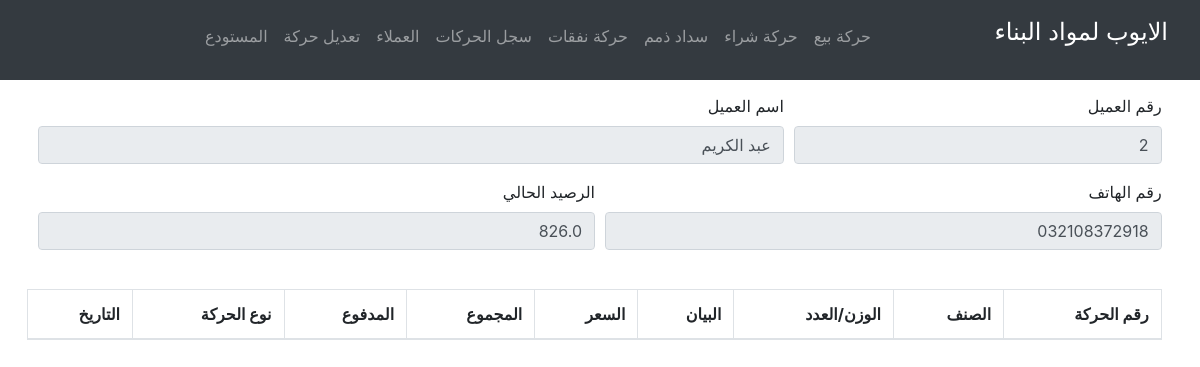
The app's page /u/2 with its own data.
### tables this page shows
CREATE TABLE clients (clientId INTEGER PRIMARY KEY, client_name TEXT, client_phone TEXT, client_balance REAL);

### app.py (the view, shortened to what this page needs)
@app.route("/u/<clientId>")
def client(clientId):
  clientId = int(clientId)
  print(clientId)
  if clientId == 1:
    return redirect("/cash")
  if clientId:
    clientQ = db.execute("SELECT * FROM clients WHERE clientId = (?)", [clientId]).fetchone()
    client = {
      'id': clientQ[0],
      'name': clientQ[1], # problem on this line, jinja not rendering the full name
      'phone': clientQ[2],
      'balance': clientQ[3]
    }
    transactions = []
    transactionQ = db.execute("SELECT * FROM transactions WHERE clientId = (?) ORDER BY transactionId", [clientId]).fetchall()
  return render_template('client.html', client=client, transactions=transactions)

### app.py (called while the page is built)
@app.after_request
def after_request(response):
  response.headers["Cache-Control"] = "no-cache, no-store, must-revalidate"
  response.headers["Expires"] = 0
  response.headers["Pragma"] = "no-cache"
  return response

### templates/client.html (shortened to what this page needs)
{% extends "layout.html" %}
{% block head %}
  <link href="/static/css/client.css" rel="stylesheet">
{% endblock %}
{% block body %}
  <div class="client-info">
    <form>
      <div class="form-row">
        <div class="form-goup col-md-4">
          <label>رقم العميل</label>
          <input class="form-control" value={{ client.id }} disabled />
        </div>
        <div class="form-group col-md-8">
          <label>اسم العميل</label>
          <input class="form-control"  disabled value="{{client.name}}" />
        </div>
      </div>
      <div class="form-row">
        <div class="form-group col-md-6">
          <label>رقم الهاتف</label>
          <input class="form-control" value={{ client.phone }} disabled />
        </div>
        <div class="form-group col-md-6">
          <label>الرصيد الحالي</label>
          <input class="form-control" value={{ client.balance }} disabled />
        </div>
      </div>
    </form>
  </div>
  <div class="center-table">
    <table class="table table-bordered">
      <thead class="text-right">
        <tr>
          <th scope="col">رقم الحركة</th>
          <th scope="col">الصنف</th>
          <th scope="col">الوزن/العدد</th>
          <th scope="col">البيان</th>
          <th scope="col">السعر</th>
          <th scope="col">المجموع</th>
          <th scope="col">المدفوع</th>
          <th scope="col">نوع الحركة</th>
          <th scope="col">التاريخ</th>
        </tr>
      </thead>
    </table>
  </div>
{% endblock %}

### static/css/client.css (style rules this page uses)
.client-info { margin-top: 8%; margin-right: 2%; margin-left: 2%; }
form, input { text-align: right; }
.center-table { margin-top: 2%; margin-right: 2%; margin-left: 1%; }

### records on screen
clients: name "عبد الكريم", phone "032108372918", balance "826.0"
